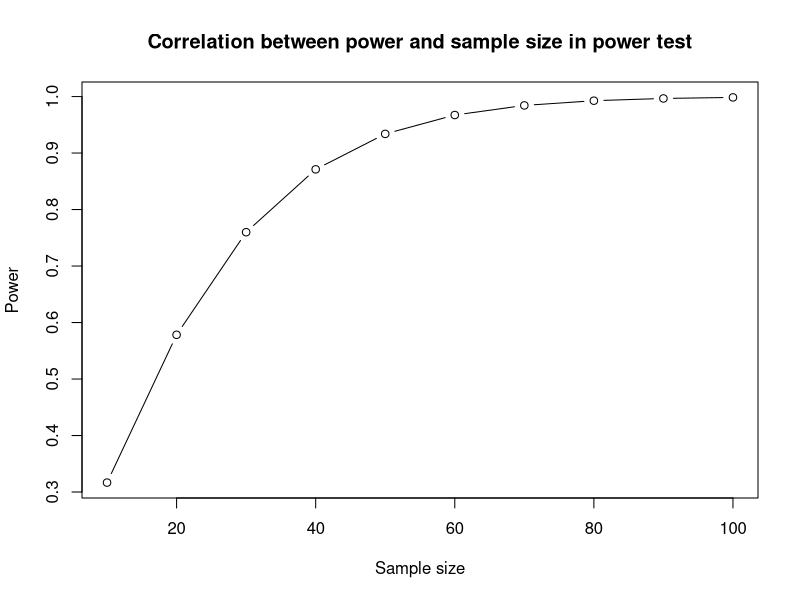

R code for this plot:
## ---- chunk 1
library(pwr)

s <- sqrt((15^2 + 17^2) / 2)

pwr.t.test(d = (0-10)/s,
	power = 0.75,
	sig.level = 0.05,
	type = "two.sample",
	alternative = "less")
## ---- chunk 2
pwr.t.test(d = (0-10)/s,
	n = 30,
	sig.level = 0.05,
	type = "two.sample",
	alternative = "less")
## ---- chunk 3
pwr.t.test(d = (0-5)/s,  # iz -10 na -5
	power = 0.75,
	sig.level = 0.05,
	type = "two.sample",
	alternative = "less")
## ---- chunk 4
pwr.t.test(d = (0-10)/20,  # iz -10 na -5
	power = 0.75,
	sig.level = 0.05,
	type = "two.sample",
	alternative = "less")
## ---- chunk 5
pwr_t <- pwr.t.test(d = 0.7,
	n = seq(10, 100, 10),
	sig.level = 0.05,
	type = "two.sample",
	alternative = "two.sided")

plot(pwr_t$n, pwr_t$power, "b", xlab = "Sample size", ylab = "Power", 
	main = "Correlation between power and sample size in power test")
## ---- chunk 6
prop.test(x = 30, 
	n = 80, 
	p = 0.5, 
	alternative = "two.sided")
## ---- chunk 7
(cointoss <- sample(c(0,1), 140, replace = T))
## ---- chunk 8
(cointoss_rbinom <- rbinom(1, 140, 0.55))
prop.test(cointoss_rbinom, 140, p = 0.5)
## ---- chunk 9
# n <- 50
# p_a <- 40/50
# p_b <- 25/50

prop.test(x = c(40, 25), n = c(50, 50), alternative = "two.sided")
